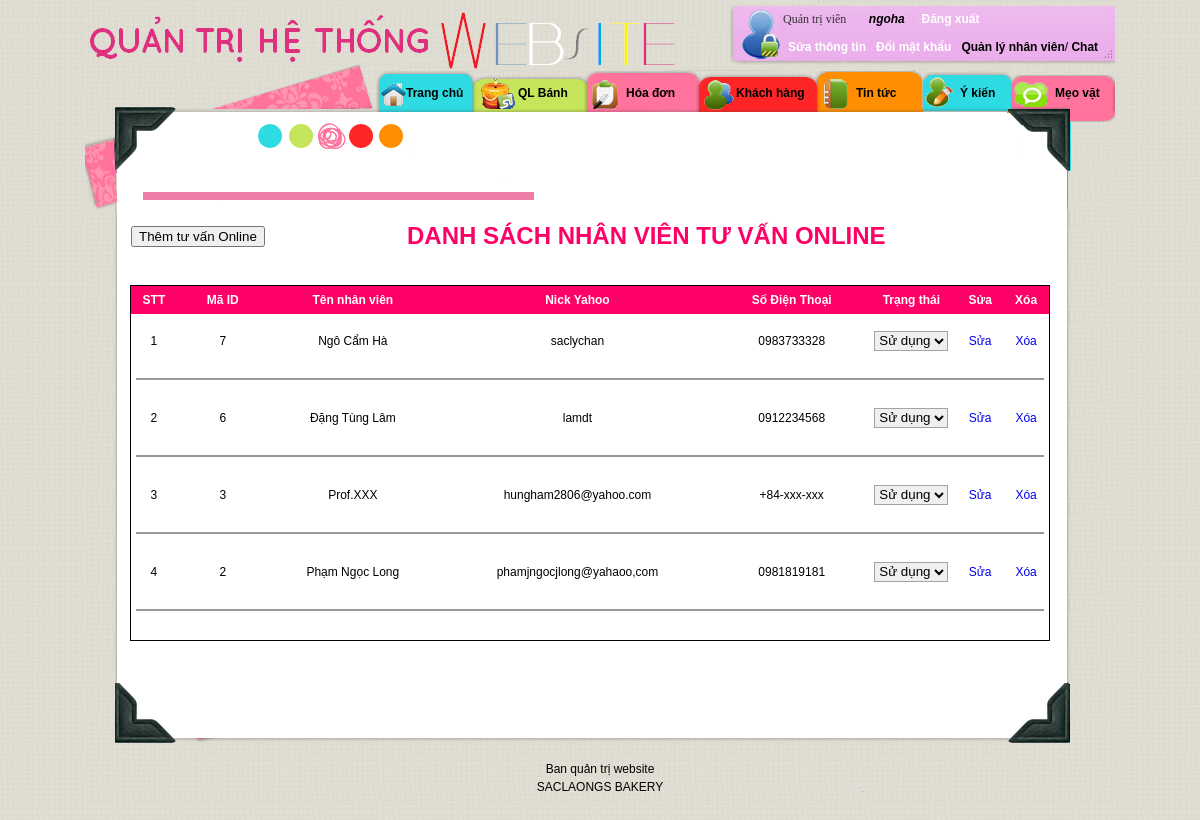
The app's page /admin/admin.php?go=chat_manager (signed in) with its own data.
### tables this page shows
CREATE TABLE IF NOT EXISTS `counselors` (
  `conID` int(11) NOT NULL AUTO_INCREMENT,
  `conName` varchar(30) NOT NULL,
  `conPhone` varchar(15) NOT NULL,
  `conYahoo` varchar(50) NOT NULL,
  `conStatus` tinyint(1) NOT NULL DEFAULT '1',
  PRIMARY KEY (`conID`)
);

### admin/admin/chat_manager.php (the view, shortened to what this page needs)
<?
	$sqlSelect="SELECT * FROM counselors order by conID desc";
	$ResultSelect=mysql_query($sqlSelect);
?>
<table width="100%" align="center" cellpadding="5" cellspacing="0">
  <tr>
    <td colspan="6" align="center">
		<table width="100%" border="0" cellspacing="0">
		  <tr>
			<td width="30%" height="40">
				<input class="buttonbutton" id="btadd" name="submit" type="submit" onClick="window.location ='admin.php?go=chat_manager_add'" value="Thêm tư vấn Online" />			</td>
			<td width="70%"><span class="style1">DANH SÁCH NHÂN VIÊN TƯ VẤN ONLINE </span></td>
		  </tr>
	  </table>
        <p>&nbsp;</p></td>
  </tr>
  <tr><td>
	  <div class="table2">
				<table width="100%" border="0" cellpadding="5" cellspacing="0">
				  <tr>
					<td width="5%" align="center" bgcolor="#FF0066"><span class="style2">STT</span></td>
					<td width="10%" align="center" bgcolor="#FF0066"><span class="style2">Mã ID </span></td>
					<td align="center" bgcolor="#FF0066"><span class="style2">Tên nhân viên </span></td>
					<td align="center" bgcolor="#FF0066"><span class="style2">Nick Yahoo </span></td>
					<td align="center" bgcolor="#FF0066"><span class="style2">Số Điện Thoại </span></td>
					<td width="10%" align="center" bgcolor="#FF0066"><span class="style2">Trạng thái </span></td>
					<td width="5%" align="center" bgcolor="#FF0066"><span class="style2">Sửa</span></td>
					<td width="5%" align="center" bgcolor="#FF0066"><span class="style2">Xóa</span></td>
				  </tr>
				  <?
					$t=0;
					while($row=mysql_fetch_array($ResultSelect))
					{
						$t++;
				  ?>
				  <tr onMouseOver="this.className='over'" onMouseOut="this.className='out'">
					<td width="5%" height="43" align="center"><div align="center"><?php echo($t);?></div></td>
					<td width="10%" align="center">
						<? echo $row['conID']; ?>
					</td>
					<td align="center"><? echo $row['conName']; ?></td>
					<td align="center"><? echo $row['conYahoo']; ?></td>
					<td align="center"><? echo $row['conPhone']; ?></td>
					<td width="10%" align="center">
					  <select class="tableboxinput" name="select" onChange="location.href='admin.php?go=chat_manager&action=update&id=<? echo $row['conID']; ?>&status='+this.value">
						<?
							if($row['conStatus']==1)
							{
						?>
							<option value="1">Sử dụng</option>
						<?
							}else{
						?>
							<option value="0">Khóa</option>
							<option value="1">Sử dụng</option>
						<?
							}
						?>
					</select>    </td>
					<td width="5%" align="center"><a href="admin.php?go=chat_manager_edit&action=edit&id=<? echo $row['conID']; ?>">Sửa</a></td>
					<td width="5%" align="center">
						<a href="admin.php?go=chat_manager&action=del&id=<? echo $row['conID'] ?>" onClick="if(confirm('Bạn có chắc chắc muốn xóa không?')) return true; else return false;">Xóa</a>
					</td>
				  </tr>
				  <tr>
					<td colspan="8" align="center" ><hr color="#999999" size="2" /></td>
				  </tr>
				  <?
				  }
				  ?>
		</table>
				<br />
	  </div>
  </td></tr>
</table>
<br /><br />

### admin/styleadmin.css (style rules this page uses)
html, body, div, span, h1, h2, h3, h4, h5, h6, p, blockquote, pre, a, em, font, img, small, strike, strong, b, u, i, center, dl, dt, dd, ol, ul, li, fieldset, form { margin: 0; padding: 0; border: 0; outline: 0; font-size:100%; vertical-align:baseline; background: transparent; }
body { font-family: Verdana, Arial, Helvetica, sans-serif; font-size:75%; line-height: 1.5em; background: url(images/bgpage.png) repeat; position: relative; }
a { text-decoration: none; }
.style1 { font-size: 24px; font-weight: bold; color: #FF0066; }
.style2 { color: #FFFFFF; font-weight: bold; }
.table2 { border: 1px solid threedshadow; -moz-border-radius: 0px 0px 10px 10px; }
.tableboxinput { height:20px; border: 1px solid threedshadow; -moz-border-radius:5px 5px 5px 5px; border-color: #A3A3A3; }

### records on screen
counselors: conID "7", conName "Ngô Cẩm Hà", conYahoo "saclychan", conPhone "0983733328", select "Sử dụng"
counselors: conID "6", conName "Đặng Tùng Lâm", conYahoo "lamdt", conPhone "0912234568", select "Sử dụng"
counselors: conID "3", conName "Prof.XXX", conYahoo "hungham2806@yahoo.com", conPhone "+84-xxx-xxx", select "Sử dụng"
counselors: conID "2", conName "Phạm Ngọc Long", conYahoo "phamjngocjlong@yahaoo,com", conPhone "0981819181", select "Sử dụng"

### other values on screen
$_SESSION['UserAd'] "ngoha"
